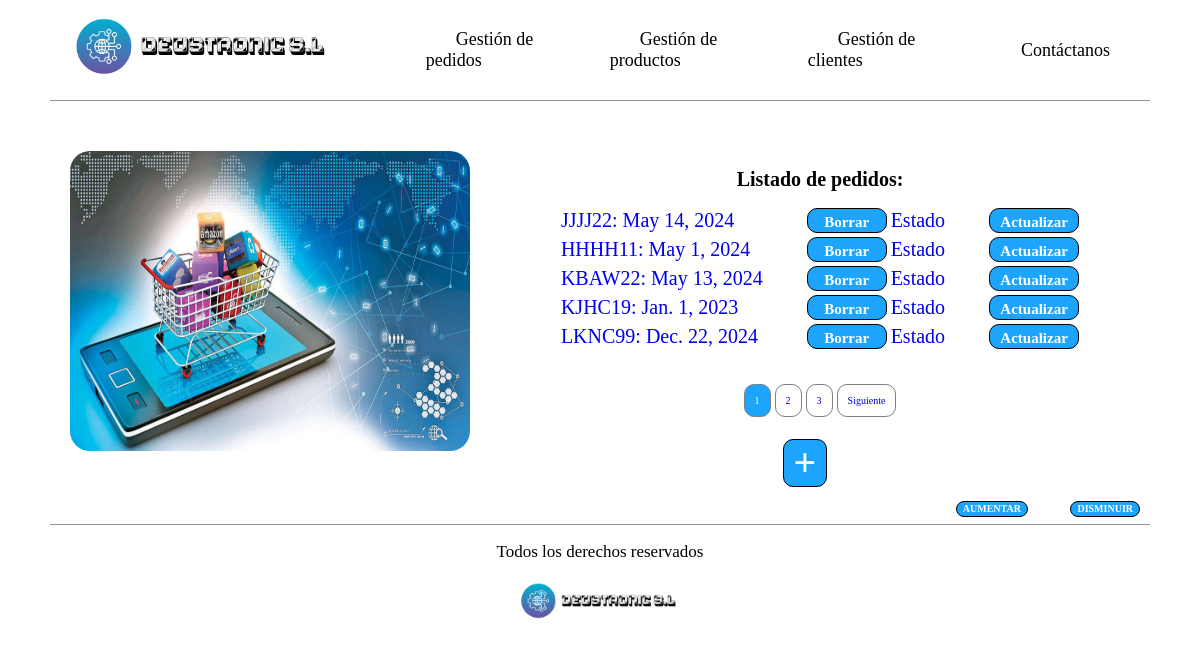
Page /deustronic/ on the earlier database version.
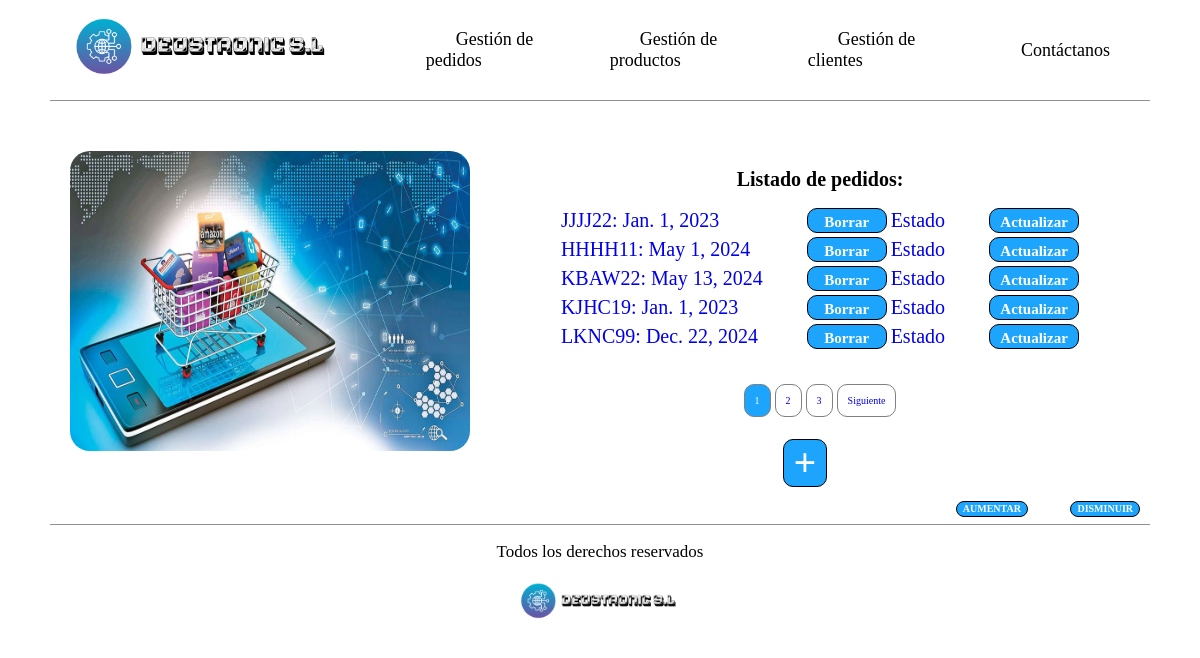
Same page on the later database version.
### empresaDjango/models.py (models this page shows, shortened)
class Pedido(models.Model):
    cliente = models.ForeignKey(Cliente, on_delete=models.CASCADE)
    cod_pedido = models.CharField(max_length=10, unique=True)
    fecha = models.DateField()
    precio_total = models.IntegerField(default=0)
    estado = models.BooleanField(default=False)

### empresaDjango/views.py (the view)
# urls.py: path('', views.index_pedidoListView.as_view(), name='index_ped'),
class index_pedidoListView(ListView):
    model = Pedido
    template_name = 'index_pedido.html'
    context_object_name = 'listado_pedidos'
    paginate_by = 5

### empresaDjango/templates/index_pedido.html (shortened to what this page needs)
{% extends 'base.html' %}
{% load static %}
{% block contenido %}
    <div class="contenedor-principal-index">
        <div class="parte-izquierda">
            <img src="{% static 'images/pedidos.png' %}" alt="Foto con un carrito de la compra simbolizando un pedido"/>
        </div>
        <div class="parte-derecha">
            <h1>Listado de pedidos:</h1>
            <table class="listados">
                {% for p in listado_pedidos %}
                    <tr>
                        <td>
                            <a href="{% url 'detail_ped' p.cod_pedido %}">
                                {{ p.cod_pedido }}: {{ p.fecha }}
                            </a>
                        </td>
                        <td><div class="boton_borrar boton"><a href="{% url 'borrar_pedido' p.cod_pedido %}"> Borrar </a></div></td>
                        <td><div class="boton_estado"><a id="boton_estado" href="{% url 'actualizar_estado'  %}" data-cod-pedido= "{{ p.cod_pedido }}" > Estado </a></div></td>
                        <td><div class="boton_actualizar boton"><a href="{% url 'actualizar_pedido' p.cod_pedido %}">Actualizar </a></div></td>
                    </tr>
                {% endfor %}
            </table>
                {% if is_paginated %}
                    <div class="contenedor-paginacion">
                        <ul class="paginacion">
                            {% for pagina in paginator.page_range %}
                                {% if page_obj.number == pagina %}
                                    <li class="pagina pagina-actual">
                                        <a href="?page={{ pagina }}">{{ pagina }}</a>
                                    </li>
                                {% else %}
                                    <li class="pagina">
                                        <a href="?page={{ pagina }}">{{ pagina }}</a>
                                    </li>
                                {% endif %}
                            {% endfor %}
                            {% if page_obj.has_next %}
                                <li class="pagina">
                                    <a href="?page={{ page_obj.next_page_number }}">Siguiente</a>
                                </li>
                            {% endif %}
                        </ul>
                    </div>
                {% endif %}
            <div class="boton_crear_pedidos boton">
                <a href="{% url 'pedido_create' %}"> + </a>
            </div>
        </div>
    </div>
{% endblock %}

Differences in the rows shown:
changed Pedido "JJJJ22": fecha "May 14, 2024" → "Jan. 1, 2023"
